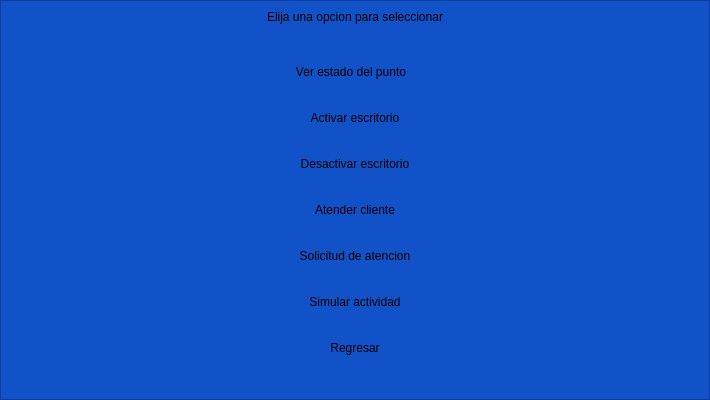
<?xml version="1.0" encoding="UTF-8"?>
<ui version="4.0">
 <class>MainWindow</class>
 <widget class="QMainWindow" name="MainWindow">
  <property name="geometry">
   <rect>
    <x>0</x>
    <y>0</y>
    <width>710</width>
    <height>400</height>
   </rect>
  </property>
  <property name="minimumSize">
   <size>
    <width>710</width>
    <height>400</height>
   </size>
  </property>
  <property name="maximumSize">
   <size>
    <width>700</width>
    <height>400</height>
   </size>
  </property>
  <property name="contextMenuPolicy">
   <enum>Qt::DefaultContextMenu</enum>
  </property>
  <property name="windowTitle">
   <string>Menu manejo punto</string>
  </property>
  <property name="styleSheet">
   <string notr="true"/>
  </property>
  <widget class="QWidget" name="centralwidget">
   <property name="maximumSize">
    <size>
     <width>710</width>
     <height>400</height>
    </size>
   </property>
   <widget class="QFrame" name="frame_lateral">
    <property name="geometry">
     <rect>
      <x>0</x>
      <y>0</y>
      <width>710</width>
      <height>400</height>
     </rect>
    </property>
    <property name="minimumSize">
     <size>
      <width>710</width>
      <height>400</height>
     </size>
    </property>
    <property name="maximumSize">
     <size>
      <width>0</width>
      <height>16777215</height>
     </size>
    </property>
    <property name="layoutDirection">
     <enum>Qt::LeftToRight</enum>
    </property>
    <property name="autoFillBackground">
     <bool>false</bool>
    </property>
    <property name="styleSheet">
     <string notr="true">
QFrame{
background-color: rgb(18, 82, 200);
}



QPushButton{
background-color: rgb(18, 82, 200);
border-top-left-radius: 20px;
border-bottom-left-radius: 20px;

font: 75 11pt &quot;Arial Black&quot;;
	
}

QPushButton:hover{
background-color: white;
border-top-left-radius: 20px;
border-bottom-left-radius: 20px;

font: 75 11pt &quot;Arial Black&quot;;
}</string>
    </property>
    <property name="frameShape">
     <enum>QFrame::StyledPanel</enum>
    </property>
    <property name="frameShadow">
     <enum>QFrame::Plain</enum>
    </property>
    <layout class="QVBoxLayout" name="verticalLayout">
     <property name="leftMargin">
      <number>150</number>
     </property>
     <property name="rightMargin">
      <number>150</number>
     </property>
     <property name="bottomMargin">
      <number>9</number>
     </property>
     <item>
      <widget class="QLabel" name="label">
       <property name="styleSheet">
        <string notr="true">font: 87 12pt &quot;Arial Black&quot;;
color:rgb(0,0,0);</string>
       </property>
       <property name="text">
        <string>Elija una opcion para seleccionar</string>
       </property>
       <property name="alignment">
        <set>Qt::AlignCenter</set>
       </property>
      </widget>
     </item>
     <item>
      <spacer name="verticalSpacer_2">
       <property name="orientation">
        <enum>Qt::Vertical</enum>
       </property>
       <property name="sizeHint" stdset="0">
        <size>
         <width>20</width>
         <height>40</height>
        </size>
       </property>
      </spacer>
     </item>
     <item>
      <widget class="QPushButton" name="bt_verestado">
       <property name="minimumSize">
        <size>
         <width>400</width>
         <height>40</height>
        </size>
       </property>
       <property name="maximumSize">
        <size>
         <width>200</width>
         <height>16777215</height>
        </size>
       </property>
       <property name="contextMenuPolicy">
        <enum>Qt::DefaultContextMenu</enum>
       </property>
       <property name="layoutDirection">
        <enum>Qt::LeftToRight</enum>
       </property>
       <property name="text">
        <string>Ver estado del punto</string>
       </property>
       <property name="icon">
        <iconset>
         <normaloff>../imagenes/base-de-datos.png</normaloff>../imagenes/base-de-datos.png</iconset>
       </property>
       <property name="iconSize">
        <size>
         <width>32</width>
         <height>32</height>
        </size>
       </property>
      </widget>
     </item>
     <item>
      <widget class="QPushButton" name="bt_activar">
       <property name="minimumSize">
        <size>
         <width>400</width>
         <height>40</height>
        </size>
       </property>
       <property name="toolTipDuration">
        <number>0</number>
       </property>
       <property name="styleSheet">
        <string notr="true"/>
       </property>
       <property name="text">
        <string>Activar escritorio</string>
       </property>
       <property name="icon">
        <iconset>
         <normaloff>../imagenes/archivo.png</normaloff>../imagenes/archivo.png</iconset>
       </property>
       <property name="iconSize">
        <size>
         <width>32</width>
         <height>32</height>
        </size>
       </property>
      </widget>
     </item>
     <item>
      <widget class="QPushButton" name="bt_desactivar">
       <property name="minimumSize">
        <size>
         <width>400</width>
         <height>40</height>
        </size>
       </property>
       <property name="styleSheet">
        <string notr="true"/>
       </property>
       <property name="text">
        <string>Desactivar escritorio</string>
       </property>
       <property name="icon">
        <iconset>
         <normaloff>../imagenes/encriptado.png</normaloff>../imagenes/encriptado.png</iconset>
       </property>
       <property name="iconSize">
        <size>
         <width>32</width>
         <height>32</height>
        </size>
       </property>
      </widget>
     </item>
     <item>
      <widget class="QPushButton" name="btn_atender">
       <property name="minimumSize">
        <size>
         <width>400</width>
         <height>40</height>
        </size>
       </property>
       <property name="styleSheet">
        <string notr="true"/>
       </property>
       <property name="text">
        <string>Atender cliente</string>
       </property>
       <property name="icon">
        <iconset>
         <normaloff>../imagenes/encriptado.png</normaloff>../imagenes/encriptado.png</iconset>
       </property>
       <property name="iconSize">
        <size>
         <width>32</width>
         <height>32</height>
        </size>
       </property>
      </widget>
     </item>
     <item>
      <widget class="QPushButton" name="btn_solicitud">
       <property name="minimumSize">
        <size>
         <width>400</width>
         <height>40</height>
        </size>
       </property>
       <property name="styleSheet">
        <string notr="true"/>
       </property>
       <property name="text">
        <string>Solicitud de atencion</string>
       </property>
       <property name="icon">
        <iconset>
         <normaloff>../imagenes/encriptado.png</normaloff>../imagenes/encriptado.png</iconset>
       </property>
       <property name="iconSize">
        <size>
         <width>32</width>
         <height>32</height>
        </size>
       </property>
      </widget>
     </item>
     <item>
      <widget class="QPushButton" name="btn_simular">
       <property name="minimumSize">
        <size>
         <width>400</width>
         <height>40</height>
        </size>
       </property>
       <property name="styleSheet">
        <string notr="true"/>
       </property>
       <property name="text">
        <string>Simular actividad</string>
       </property>
       <property name="icon">
        <iconset>
         <normaloff>../imagenes/encriptado.png</normaloff>../imagenes/encriptado.png</iconset>
       </property>
       <property name="iconSize">
        <size>
         <width>32</width>
         <height>32</height>
        </size>
       </property>
      </widget>
     </item>
     <item>
      <widget class="QPushButton" name="bt_regresar">
       <property name="minimumSize">
        <size>
         <width>400</width>
         <height>40</height>
        </size>
       </property>
       <property name="styleSheet">
        <string notr="true"/>
       </property>
       <property name="text">
        <string>Regresar</string>
       </property>
       <property name="icon">
        <iconset>
         <normaloff>../imagenes/pngfind.com-back-png-1934895.png</normaloff>../imagenes/pngfind.com-back-png-1934895.png</iconset>
       </property>
       <property name="iconSize">
        <size>
         <width>32</width>
         <height>32</height>
        </size>
       </property>
      </widget>
     </item>
     <item>
      <spacer name="verticalSpacer">
       <property name="orientation">
        <enum>Qt::Vertical</enum>
       </property>
       <property name="sizeHint" stdset="0">
        <size>
         <width>20</width>
         <height>40</height>
        </size>
       </property>
      </spacer>
     </item>
    </layout>
   </widget>
  </widget>
 </widget>
 <resources/>
 <connections/>
</ui>
